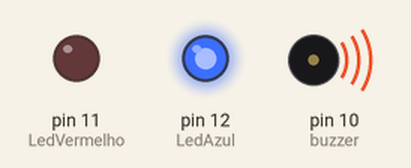
Recording of a sketch running on a simulated Arduino Uno, built with avr-gcc and run on an emulated ATmega328P. On the bench: output pins drawn as LEDs (lit = HIGH), buzzer (waves = sounding).

Above: at 0.16 s.
At 1.12 s:
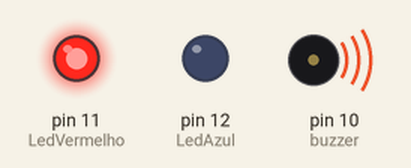
At 2.72 s:
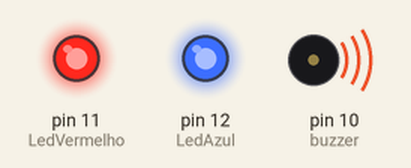
Timing chart, 0 to 3.0 s (numbered marks = the images above):
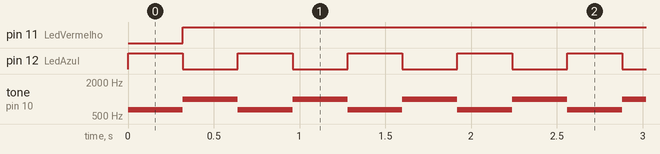

The sketch:

6_ExercicioSirene+Giroflex.ino
```cpp
#define LedAzul 12
#define LedVermelho 11
#define buzzer 10

void setup() {
  pinMode(LedAzul, OUTPUT);
  pinMode(LedVermelho, OUTPUT);
  pinMode(buzzer, OUTPUT);
}

void loop() {
  digitalWrite(12, HIGH);
  tone(buzzer, 650);
  delay(0500);
  digitalWrite(11, HIGH);
  digitalWrite(12, LOW);
  tone(buzzer, 1000);
  delay(0500);
}
```

Measured:
- by itself, pin 11 (LedVermelho): LOW → HIGH at 0.32 s
- by itself, pin 12 (LedAzul): alternates HIGH for 0.32 s and LOW for 0.32 s
- by itself, tone on pin 10 (buzzer): alternates 1000 Hz for 0.32 s and 650 Hz for 0.32 s
